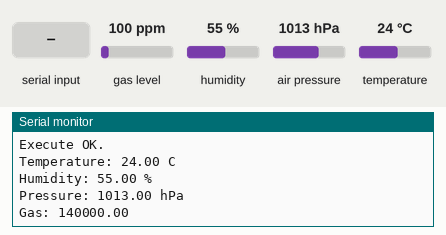
Simulated run of this sketch. Board: ESP32. Parts: the last lines printed to the serial monitor. Inputs (shaded band) come from the test bench; at power-on: gas level 100 ppm, humidity 55 %, air pressure 1013 hPa, temperature 24 °C. The modem accepts every AT command (registered, SIM ready, sends succeed) and sends nothing else.

Above: at 8.5 s.
8.6 s: "1" received over the second serial link
11.9 s: gas level set to 20 ppm
At 13.2 s:
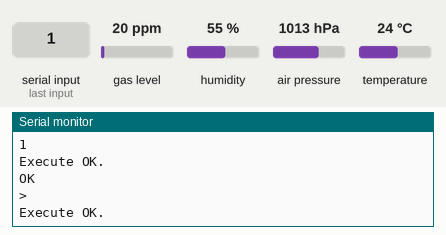
16.1 s: humidity set to 22 %
At 17.3 s:
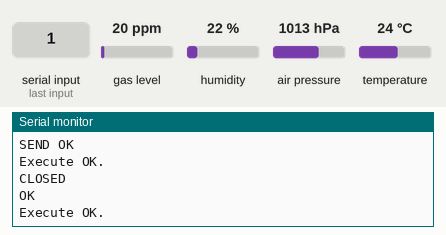
18.2 s: air pressure set to 952 hPa
19.7 s: "0" received over the second serial link
21.2 s: temperature set to 12 °C
At 22.4 s:
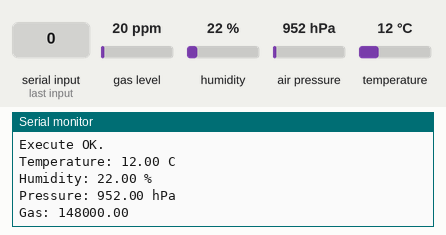

Measured:
- after the input at 21.2 s, the serial monitor: prints a new line after 0.60 s (image 3)

The sketch:

TCP.ino.ino
```cpp
#include <Wire.h>
#include <Adafruit_Sensor.h>
#include <Adafruit_BME680.h>

#define WIFI_SSID "Intelory WiFi"
#define WIFI_PASSWORD "LuTa6OF0@INT"
#define TCP_SERVER_IP "192.168.50.251"
#define TCP_SERVER_PORT 473

Adafruit_BME680 bme;

void execute_at(const char *cmd, const char *expect = nullptr, int32_t timeout = 1000) {
    String response = "";
    Serial1.write(cmd);
    delay(10);

    while (timeout--) {
        if (Serial1.available()) response += Serial1.readString();
        delay(1);
    }

    Serial.println(response);
    if (expect && response.indexOf(expect) != -1) {
        Serial.println("Execute OK.");
    } else if (expect) {
        Serial.println("Execute Fail.");
    }
}

void setup() {
    Serial.begin(115200);
    while (!Serial && millis() < 5000) delay(100);

    Serial.println("=== RAK2305 TCP Example with BME680 ===");

    Serial1.begin(115200);
    delay(1000);

    execute_at("AT+CWMODE=3\r\n", "OK");
    execute_at("AT+CWCOUNTRY=0,\"MK\",1,13\r\n", "OK");

    char cmd[128];
    snprintf(cmd, sizeof(cmd), "AT+CWJAP=\"%s\",\"%s\"\r\n", WIFI_SSID, WIFI_PASSWORD);
    execute_at(cmd, "OK");

    if (!bme.begin(0x76)) {
        Serial.println("BME680 initialization failed!");
        while (1);
    }
}

void get_bme680_data(float &temperature, float &humidity, float &pressure, float &gas) {
    temperature = bme.readTemperature();
    humidity = bme.readHumidity();
    pressure = bme.readPressure() / 100.0F;
    gas = bme.readGas();

    Serial.printf("Temperature: %.2f C\nHumidity: %.2f %%\nPressure: %.2f hPa\nGas: %.2f\n",
                  temperature, humidity, pressure, gas);
}

void send_tcp_data(const String &data) {
    char cmd[128];
    snprintf(cmd, sizeof(cmd), "AT+CIPSTART=\"TCP\",\"%s\",%d\r\n", TCP_SERVER_IP, TCP_SERVER_PORT);
    execute_at(cmd, "OK");

    snprintf(cmd, sizeof(cmd), "AT+CIPSEND=%d\r\n", data.length());
    execute_at(cmd, ">");

    execute_at(data.c_str(), "SEND OK");
    execute_at("AT+CIPCLOSE\r\n", "OK");
}

void loop() {
    float temperature, humidity, pressure, gas;
    get_bme680_data(temperature, humidity, pressure, gas);

    String data = String("Temperature: ") + temperature + " C, " +
                  "Humidity: " + humidity + " %, " +
                  "Pressure: " + pressure + " hPa, " +
                  "Gas: " + gas;

    send_tcp_data(data);
    delay(5000);
}  
```
